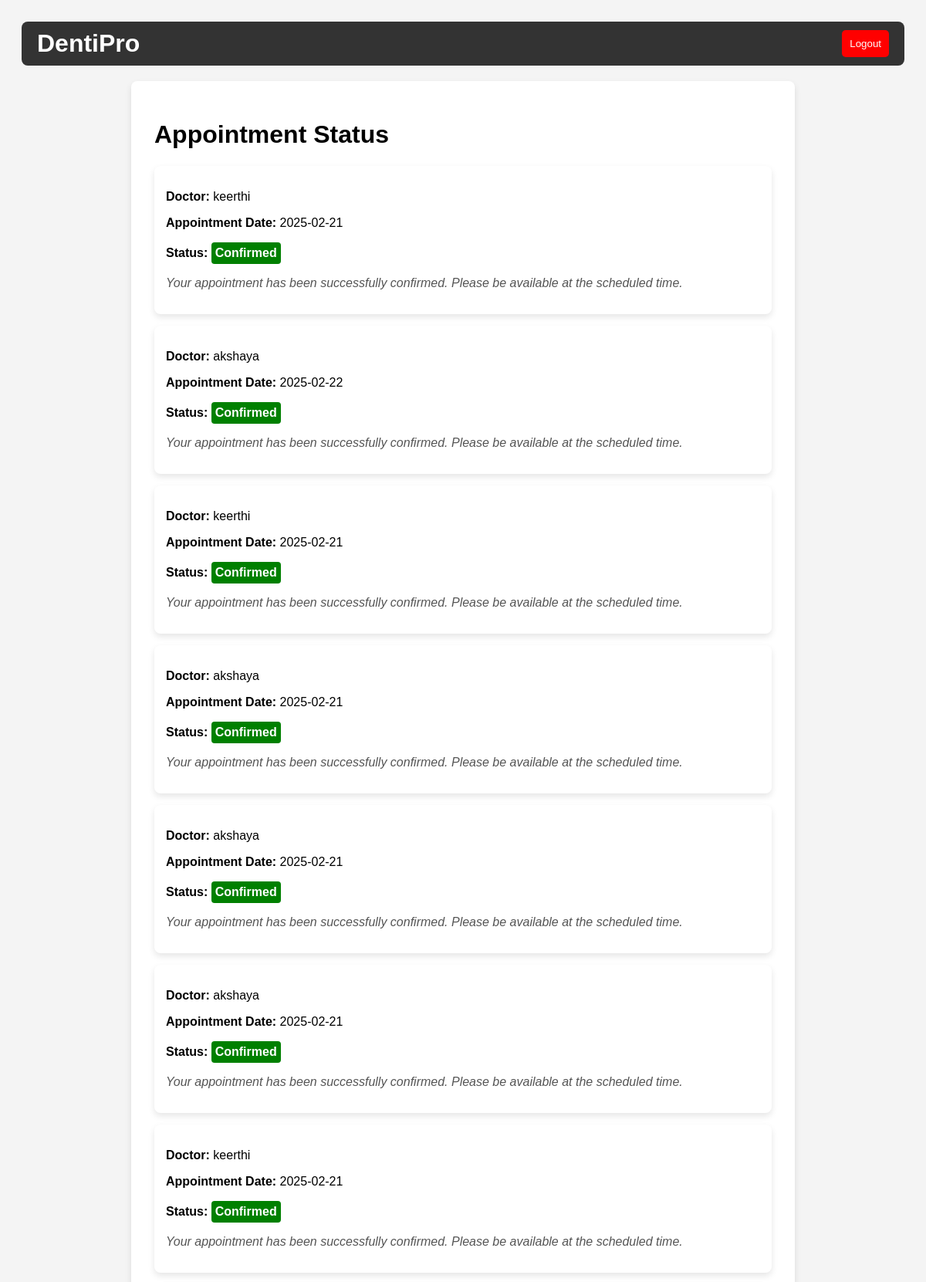
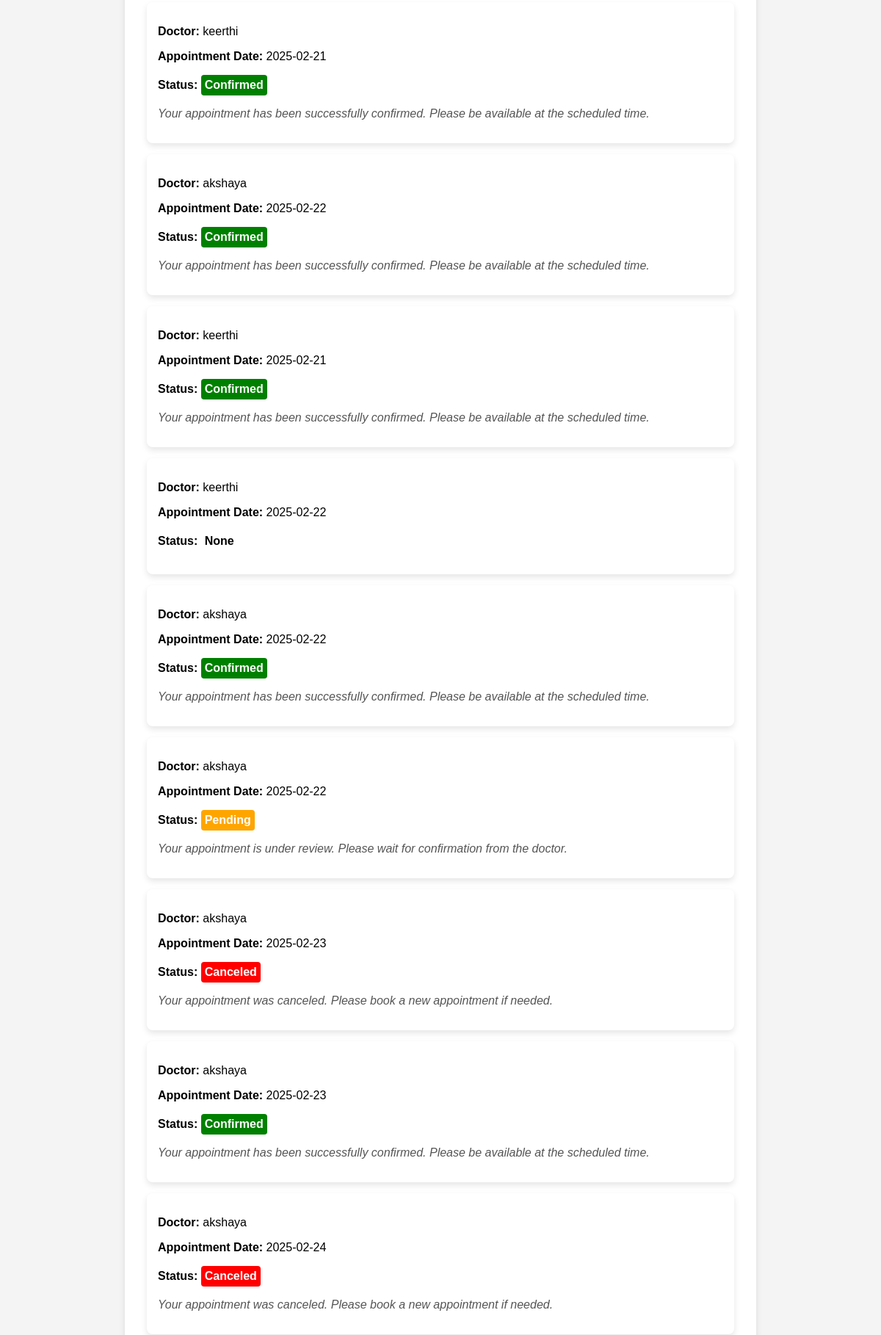
Screenshot of /appointment_status (signed in, upper part) with the database file from the repository (2 pictures, top to bottom).
### src/app.py (models this page shows, shortened)
class Appointment(db.Model):
    id = db.Column(db.Integer, primary_key=True)
    patient_id = db.Column(db.Integer, db.ForeignKey('patient.id'), nullable=False)
    doctor_id = db.Column(db.Integer, nullable=False)
    doctor_name=db.Column(db.String(100), nullable=False)
    patient_name = db.Column(db.String(100), nullable=False)
    patient_email = db.Column(db.String(100), nullable=False)
    patient_phone = db.Column(db.String(15), nullable=False)
    date = db.Column(db.String(50), nullable=False)
    problem_description = db.Column(db.Text, nullable=False)
    status = db.Column(db.String(20), default="Pending")  # Appointment Status

### src/app.py (the view)
@app.route('/appointment_status')
@login_required  # Ensures only logged-in users can access
def appointment_status():
    appointments = Appointment.query.filter_by(patient_id=current_user.id).all()
    return render_template('appointment_status.html', appointments=appointments)

### src/app.py (called while the page is built)
@login_manager.user_loader
def load_user(user_id):
    doctor = db.session.get(Doctor, int(user_id))
    if doctor:
        return doctor
    return db.session.get(Patient, int(user_id))

### templates/Appointment_status.html (shortened to what this page needs)
<!DOCTYPE html>
<html lang="en">
<head>
</head>
<body>
    <div class="header">
        <h1>DentiPro</h1>
        <button class="logout-btn" onclick="window.location.href='/logout'">Logout</button>
    </div>
    <div class="container">
        <h1>Appointment Status</h1>
        {% for appointment in appointments %}
            <div class="appointment-card">
                <p><strong>Doctor:</strong> {{ appointment.doctor_name }}</p>
                <p><strong>Appointment Date:</strong> {{ appointment.date }}</p>
                <p><strong>Status:</strong>
                    <span class="status {% if appointment.status == 'Pending' %}pending{% elif appointment.status == 'Confirmed' %}confirmed{% elif appointment.status == 'Canceled' %}canceled{% endif %}">
                        {{ appointment.status }}
                    </span>
                </p>
                <p class="status-message">
                    {% if appointment.status == 'Pending' %}
                        Your appointment is under review. Please wait for confirmation from the doctor.
                    {% elif appointment.status == 'Confirmed' %}
                        Your appointment has been successfully confirmed. Please be available at the scheduled time.
                    {% elif appointment.status == 'Canceled' %}
                        Your appointment was canceled. Please book a new appointment if needed.
                    {% endif %}
                </p>
            </div>
        {% endfor %}
    </div>
</body>
</html>

### templates/Appointment_status.html (style rules this page uses)
body { font-family: Arial, sans-serif; background-color: #f4f4f4; padding: 20px; }
.header { display: flex; justify-content: space-between; align-items: center; background-color: #333; color: white; padding: 10px 20px; border-radius: 8px; }
.header h1 { margin: 0; }
.logout-btn { background-color: red; color: white; border: none; padding: 10px; cursor: pointer; border-radius: 5px; }
.container { max-width: 800px; margin: 20px auto; background-color: white; padding: 30px; border-radius: 8px; box-shadow: 0 4px 8px rgba(0, 0, 0, 0.1); }
.appointment-card { background-color: #fff; padding: 15px; border-radius: 8px; box-shadow: 0 4px 8px rgba(0, 0, 0, 0.1); margin-bottom: 15px; }
.status { font-weight: bold; padding: 5px; border-radius: 4px; display: inline-block; }
.pending { background-color: orange; color: white; }
.confirmed { background-color: green; color: white; }
.canceled { background-color: red; color: white; }
.status-message { margin-top: 10px; font-style: italic; color: #555; }

### rows the page displays
Appointment: doctor_name "keerthi", date "2025-02-21", status "Confirmed", shows "Your appointment has been successfully confirmed. Please be available at the scheduled time."
Appointment: doctor_name "akshaya", date "2025-02-22", status "Confirmed", shows "Your appointment has been successfully confirmed. Please be available at the scheduled time."
Appointment: doctor_name "keerthi", date "2025-02-21", status "Confirmed", shows "Your appointment has been successfully confirmed. Please be available at the scheduled time."
Appointment: doctor_name "akshaya", date "2025-02-21", status "Confirmed", shows "Your appointment has been successfully confirmed. Please be available at the scheduled time."
Appointment: doctor_name "akshaya", date "2025-02-21", status "Confirmed", shows "Your appointment has been successfully confirmed. Please be available at the scheduled time."
Appointment: doctor_name "akshaya", date "2025-02-21", status "Confirmed", shows "Your appointment has been successfully confirmed. Please be available at the scheduled time."
Appointment: doctor_name "keerthi", date "2025-02-21", status "Confirmed", shows "Your appointment has been successfully confirmed. Please be available at the scheduled time."
Appointment: doctor_name "keerthi", date "2025-02-21", status "Confirmed", shows "Your appointment has been successfully confirmed. Please be available at the scheduled time."
Appointment: doctor_name "akshaya", date "2025-02-22", status "Confirmed", shows "Your appointment has been successfully confirmed. Please be available at the scheduled time."
Appointment: doctor_name "keerthi", date "2025-02-21", status "Confirmed", shows "Your appointment has been successfully confirmed. Please be available at the scheduled time."
Appointment: doctor_name "keerthi", date "2025-02-22", status "None"
Appointment: doctor_name "akshaya", date "2025-02-22", status "Confirmed", shows "Your appointment has been successfully confirmed. Please be available at the scheduled time."
Appointment: doctor_name "akshaya", date "2025-02-22", status "Pending", shows "Your appointment is under review. Please wait for confirmation from the doctor."
Appointment: doctor_name "akshaya", date "2025-02-23", status "Canceled", shows "Your appointment was canceled. Please book a new appointment if needed."
Appointment: doctor_name "akshaya", date "2025-02-23", status "Confirmed", shows "Your appointment has been successfully confirmed. Please be available at the scheduled time."
Appointment: doctor_name "akshaya", date "2025-02-24", status "Canceled", shows "Your appointment was canceled. Please book a new appointment if needed."
